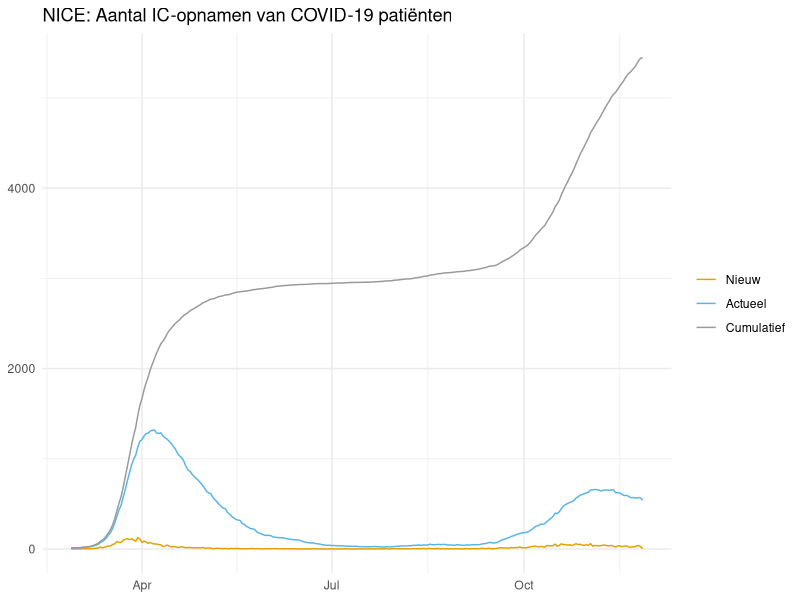

This figure's R source: (Note: this script raises an error after producing the figure.)
library(tidyverse)
library(cowplot)
library(glue)
library(lubridate)
dir.create("plots")

###################
##### IC DATA #####
###################


# NICE DATA #
data_nice <- read_csv("data/nice_ic_by_day.csv")

# sort data
data_nice <- data_nice %>%
  select(Datum, newIntake) %>%
  rename("Aantal" = newIntake) %>%
  mutate(meas = "Nieuw") %>%
  bind_rows(data_nice %>%
              select(Datum, intakeCount) %>%
              rename("Aantal" = intakeCount) %>%
              mutate(meas = "Actueel")) %>%
  bind_rows(data_nice %>%
              select(Datum, intakeCumulative) %>%
              rename("Aantal" = intakeCumulative) %>%
              mutate(meas = "Cumulatief")) %>%
  bind_rows(data_nice %>%
              select(Datum, survivedCumulative) %>%
              rename("Aantal" = survivedCumulative) %>%
              mutate(meas = "Overleefd")) %>%
  bind_rows(data_nice %>%
              select(Datum, diedCumulative) %>%
              rename("Aantal" = diedCumulative) %>%
              mutate(meas = "Overleden")) %>%
  bind_rows(data_nice %>%
              select(Datum, icCount) %>%
              rename("Aantal" = icCount) %>%
              mutate(meas = "icCount"))

# plot "IC opnamen"
data_nice %>%
  filter(meas == "Nieuw" |
           meas == "Actueel" |
           meas == "Cumulatief") %>%
  mutate(meas = factor(meas, c("Nieuw", "Actueel", "Cumulatief"))) %>%
  ggplot(aes(x = Datum, y = Aantal, colour = meas, group = meas)) +
  geom_line()+
  theme_minimal() +
  theme(axis.title.x=element_blank(),
        axis.title.y=element_blank(),
        legend.pos = "bottom",
        legend.title = element_blank()) +
  scale_color_manual(values=c("#E69F00", "#56B4E9", "#999999")) +
  ggtitle("NICE: Aantal IC-opnamen van COVID-19 patiënten") +
  ggsave("plots/ic_nice_intakes.png", width = 5.5, height=4)

# plot "Vrijkomst IC-bedden"
data_nice %>%
  filter(meas == "Overleefd" |
           meas == "Overleden") %>%
  ggplot(aes(x = Datum, y = Aantal, colour = meas, group = meas)) +
  geom_line()+
  theme_minimal() +
  theme(axis.title.x=element_blank(),
        axis.title.y=element_blank(),
        legend.pos = "bottom",
        legend.title = element_blank()) +
  scale_color_manual(values=c("#E69F00", "#56B4E9", "#999999")) +
  ggtitle("NICE: Vrijkomst IC-bedden COVID-19 patiënten") +
  ggsave("plots/ic_nice_vrijkomst.png", width = 5.5, height=4)


# LCPS data #
data_lcps <- read_csv("data/lcps_ic.csv")
lcps_country <- read.csv("data/lcps_ic_country.csv")

# plot aantal opnamen
data_lcps %>%
  ggplot(aes(x = Date, y = Aantal)) +
  geom_line(colour = "#E69F00")+
  theme_minimal() +
  theme(axis.title.x=element_blank(),
        axis.title.y=element_blank(),
        legend.pos = "bottom",
        legend.title = element_blank()) +
  ggtitle("LCPS: Aantal IC-opnamen COVID-19 patiënten") +
  ggsave("plots/ic_lcps_intakes.png", width = 5.5, height=4)

# plot aantal opnamen per land
lcps_country %>%
  mutate(Land = factor(Land, c("Nederland", "Duitsland"))) %>%
  ggplot(aes(x = Datum, y = Aantal, group = Land, linetype = Land)) +
  geom_line(colour = "#E69F00")+
  theme_minimal() +
  theme(axis.title.x=element_blank(),
        axis.title.y=element_blank(),
        legend.pos = "bottom",
        legend.title = element_blank()) +
  ggtitle("LCPS: Aantal IC-opnamen COVID-19 patiënten per land") +
  ggsave("plots/ic_lcps_intakes_country.png", width = 5.5, height=4)


# NICE & LCSP #
# Merge nice en lcps data
data_ic <- data_lcps %>%
  rename("Datum" = Date) %>%
  mutate(meas = "Actueel",
         bron = "LCPS") %>%
  bind_rows(data_nice %>%
              mutate(bron = "NICE"))

# plot combinatie
data_ic %>%
  filter(meas == "Actueel") %>%
  mutate(bron = factor(bron, c("LCPS", "NICE"))) %>%
  ggplot(aes(x = Datum, y = Aantal, colour = bron)) +
  geom_line() +
  theme_minimal() +
  theme(axis.title.x=element_blank(),
        axis.title.y=element_blank(),
        legend.pos = "bottom",
        legend.title = element_blank()) +
  scale_color_manual(values=c("#E69F00", "#56B4E9", "#999999")) +
  ggtitle("LCPS vs NICE: Aantal IC-opnamen COVID-19 patiënten") +
  ggsave("plots/ic_lcps_nice.png", width = 5.5, height=4)

# plot combinatie per land
data_ic_2 <- data_nice %>%
  mutate(bron = "NICE",
         Land = "Nederland") %>%
  bind_rows(lcps_country %>%
              mutate(bron = "LCPS",
                     meas = "Actueel") %>%
              select(Datum, Aantal, meas, bron, Land))

data_ic_2 %>%
  filter(meas == "Actueel") %>%
  mutate(bron = factor(bron, c("LCPS", "NICE")),
         Land = factor(Land, c("Nederland", "Duitsland"))) %>%
  ggplot(aes(x = Datum, y = Aantal, group = interaction(Land, bron), colour = bron, linetype = Land)) +
  geom_line() +
  theme_minimal() +
  theme(axis.title.x = element_blank(),
        axis.title.y = element_blank(),
        legend.pos = "bottom",
        legend.title = element_blank()) +
  scale_color_manual(values=c("#E69F00", "#56B4E9", "#999999")) +
  ggtitle("LCPS vs NICE: Aantal IC-opnamen COVID-19 patiënten per land") +
  ggsave("plots/ic_lcps_nice_country.png", width = 5.5, height=4)



